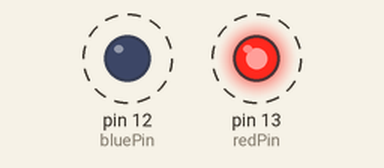
A sketch run on a simulated Arduino Uno, built with avr-gcc and run on an emulated ATmega328P. Shown: output pins drawn as LEDs (lit = HIGH). Dashed ring = blinking.

Above: at 0.2 s.
Timing chart, 0 to 3.0 s (numbered marks = the images above):
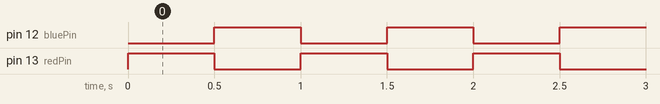

The sketch:

03_TwinkleDoubleLED.ino
```cpp
int redPin = 13;
int bluePin = 12;

void setup() {
  pinMode(redPin, OUTPUT);
  pinMode(bluePin, OUTPUT);

}

void loop() {
  //digitalWrite(redPin, HIGH);
  //digitalWrite(bluePin, HIGH);
  digitalWrite(redPin, HIGH);
  delay(500);
  digitalWrite(redPin, LOW);

  digitalWrite(bluePin, HIGH);
  delay(500);
  digitalWrite(bluePin, LOW);

}
```

Measured:
- by itself, pin 12 (bluePin), pin 13 (redPin): alternates HIGH for 0.50 s and LOW for 0.50 s
- by itself, everything shown: repeats every 1.0 s, in 3 steps
